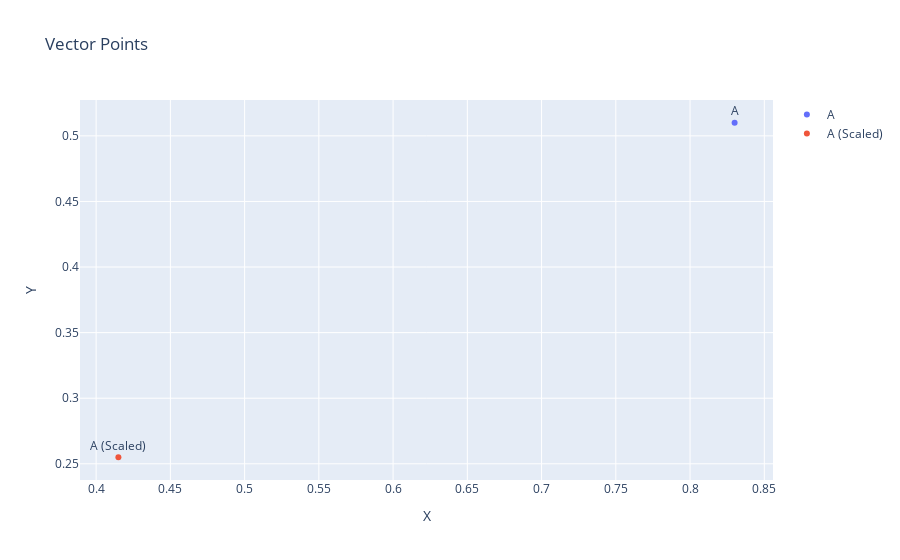

Notebook code cell kept with this figure:
### Code cell
plot_vector_points([A, AT], names=["A", "A (Scaled)"])

### Figure 1 — Plotly figure (JSON) as saved in the notebook; plotly's stock layout.template omitted (floating-point values rounded to 4 significant figures)
{"data": [{"mode": "markers+text", "name": "A", "text": ["A"], "textposition": "top center", "type": "scatter", "x": [0.83], "y": [0.51]}, {"mode": "markers+text", "name": "A (Scaled)", "text": ["A (Scaled)"], "textposition": "top center", "type": "scatter", "x": [0.415], "y": [0.255]}], "layout": {"showlegend": true, "title": {"text": "Vector Points"}, "xaxis": {"title": {"text": "X"}}, "yaxis": {"title": {"text": "Y"}}}}
